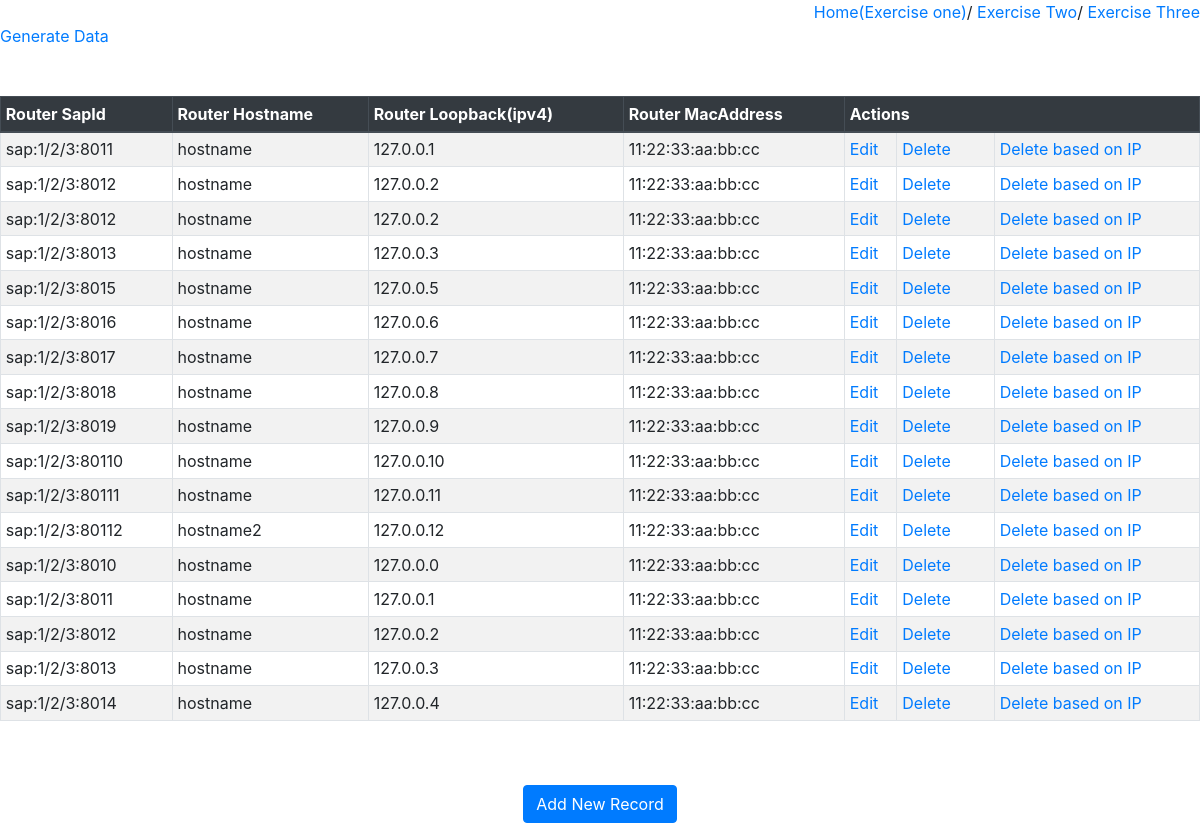
Page /show/ on the committed database.
### exerciseone/models.py (models this page shows)
class Router(models.Model):
    sapid = models.CharField(max_length=18)# iesSap sap:1/2/3:801
    hostname = models.CharField(max_length=14)# cisco2501
    loopback = models.CharField(max_length=15) # ipv4 127.0.0.1
    macaddress = models.CharField(max_length=17) # 00:11:22:aa:bb:cc
    is_deleted = models.IntegerField(default=0)

### exerciseone/views.py (the view)
# urls.py: path('show/', views.show),
def show(request):
    router = Router.objects.filter(is_deleted=0)
    print(router)
    return render(request,"exerciseone/show.html",{'router':router})

### exerciseone/templates/exerciseone/show.html (shortened to what this page needs)
<!DOCTYPE html>
<html lang="en">
<head>
    <link rel="stylesheet" href="https://stackpath.bootstrapcdn.com/bootstrap/4.5.0/css/bootstrap.min.css">
</head>
<body>
    <div style="float:right">
        <a href="/">Home(Exercise one)</a>/
        <a href="/two/">Exercise Two</a>/
        <a href="/three/">Exercise Three</a>
    </div>
    <div style="clear:both">
        <a href="/generatedata">Generate Data</a>
    </div>
    <br/><br/>
<table class="table table-striped table-bordered table-sm">
    <thead class="thead-dark">
    <tr>
        <th>Router SapId</th>
        <th>Router Hostname</th>
        <th>Router Loopback(ipv4)</th>
        <th>Router MacAddress</th>
        <th colspan="3">Actions</th>
    </tr>
    </thead>
    <tbody>
{% for rout in router %}
    <tr>
        <td>{{ rout.sapid }}</td>
        <td>{{ rout.hostname }}</td>
        <td>{{ rout.loopback }}</td>
        <td>{{ rout.macaddress }}</td>
        <td>
            <a href="/edit/{{ rout.id }}"><span class="glyphicon glyphicon-pencil" >Edit</span></a></td>
           <td> <a href="/delete/{{ rout.id }}">Delete</a>&nbsp;&nbsp;&nbsp;</td>
          <td>  <a href="/deleteip/{{ rout.loopback }}">Delete based on IP</a>
        </td>
    </tr>
{% endfor %}
    </tbody>
</table>
<br>
<br>
<center><a href="/router" class="btn btn-primary">Add New Record</a></center>
</body>
</html>

### rows in the picture
Router: sapid "sap:1/2/3:8011", hostname "hostname", loopback "127.0.0.1", macaddress "11:22:33:aa:bb:cc"
Router: sapid "sap:1/2/3:8012", hostname "hostname", loopback "127.0.0.2", macaddress "11:22:33:aa:bb:cc"
Router: sapid "sap:1/2/3:8012", hostname "hostname", loopback "127.0.0.2", macaddress "11:22:33:aa:bb:cc"
Router: sapid "sap:1/2/3:8013", hostname "hostname", loopback "127.0.0.3", macaddress "11:22:33:aa:bb:cc"
Router: sapid "sap:1/2/3:8015", hostname "hostname", loopback "127.0.0.5", macaddress "11:22:33:aa:bb:cc"
Router: sapid "sap:1/2/3:8016", hostname "hostname", loopback "127.0.0.6", macaddress "11:22:33:aa:bb:cc"
Router: sapid "sap:1/2/3:8017", hostname "hostname", loopback "127.0.0.7", macaddress "11:22:33:aa:bb:cc"
Router: sapid "sap:1/2/3:8018", hostname "hostname", loopback "127.0.0.8", macaddress "11:22:33:aa:bb:cc"
Router: sapid "sap:1/2/3:8019", hostname "hostname", loopback "127.0.0.9", macaddress "11:22:33:aa:bb:cc"
Router: sapid "sap:1/2/3:80110", hostname "hostname", loopback "127.0.0.10", macaddress "11:22:33:aa:bb:cc"
Router: sapid "sap:1/2/3:80111", hostname "hostname", loopback "127.0.0.11", macaddress "11:22:33:aa:bb:cc"
Router: sapid "sap:1/2/3:80112", hostname "hostname2", loopback "127.0.0.12", macaddress "11:22:33:aa:bb:cc"
Router: sapid "sap:1/2/3:8010", hostname "hostname", loopback "127.0.0.0", macaddress "11:22:33:aa:bb:cc"
Router: sapid "sap:1/2/3:8011", hostname "hostname", loopback "127.0.0.1", macaddress "11:22:33:aa:bb:cc"
Router: sapid "sap:1/2/3:8012", hostname "hostname", loopback "127.0.0.2", macaddress "11:22:33:aa:bb:cc"
Router: sapid "sap:1/2/3:8013", hostname "hostname", loopback "127.0.0.3", macaddress "11:22:33:aa:bb:cc"
Router: sapid "sap:1/2/3:8014", hostname "hostname", loopback "127.0.0.4", macaddress "11:22:33:aa:bb:cc"
